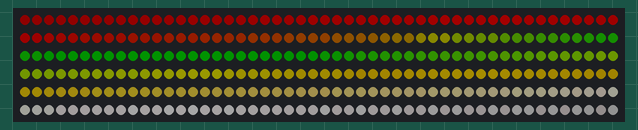
Bench run of a sketch on a simulated Arduino Uno, built with avr-gcc and run on an emulated ATmega328P. Shown: 300 RGB LEDs in strip order, left to right, continuing on the next row. Dim RGB values are drawn brighter than linear.

Above: at 0.05 s.
At 12.06 s:
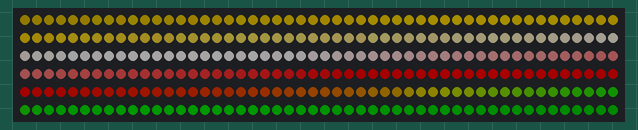
At 19.93 s:
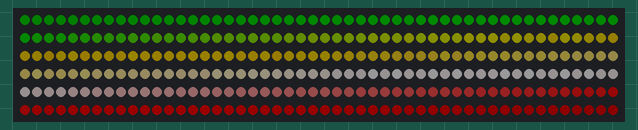
At 39.93 s:
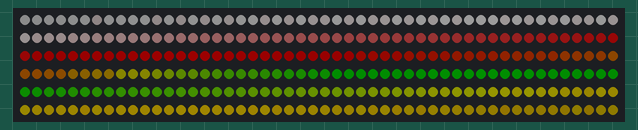

The sketch:

Christmas.ino
```cpp
// FastLEDライブラリをインクルード
#include <FastLED.h>

// --- 基本設定 ---
#define DATA_PIN 6      // ピン番号
#define NUM_LEDS 300    // LEDの数
#define BRIGHTNESS 64  // 最大の明るさ

// --- 色の設定（クリスマスカラー4色） ---
// ちょうど4つの光があるので、4色を循環させます
const CRGB COMMON_COL[] = {
    CRGB::Red,      // 0: 赤
    CRGB::Green,    // 1: 緑
    CRGB::Gold,     // 2: 金
    CRGB::Snow      // 3: 白
};
const int COMMON_COL_SIZE = sizeof(COMMON_COL) / sizeof(COMMON_COL[0]);

// 色が変わる時間（2秒ごとに色が隣へ移動）
#define CHANGETIME 2000

// --- グローバル変数 ---
CRGB leds[NUM_LEDS];

// 光の中心位置（300個を4等分）
int pos1 = 38;
int pos2 = 113;
int pos3 = 188;
int pos4 = 263;

// 光の広がる範囲
#define LIGHT_RADIUS 65

// 色管理用の変数（初期値をズラしています）
unsigned long lastColorChangeTime = 0;
// ここで +1, +2, +3 することで、最初から全員違う色になります
int colorIndexOffset1 = 0;
int colorIndexOffset2 = 1;
int colorIndexOffset3 = 2;
int colorIndexOffset4 = 3;

// --- 初期設定 ---
void setup() {
  FastLED.addLeds<NEOPIXEL, DATA_PIN>(leds, NUM_LEDS);
  FastLED.setBrightness(BRIGHTNESS);
}

// --- メインループ ---
void loop() {
  unsigned long currentMillis = millis();
  FastLED.clear(); // 毎回リセット

  // === 1. 時間で色を更新 ===
  // 一定時間ごとに、全体の色の基準（ベース）を1つ進めます
  // これにより、色が「赤→緑→金→白」と順番に回っていきます
  int baseIndex = (currentMillis / CHANGETIME) % COMMON_COL_SIZE;

  // === 2. 描画処理 ===

  // --- エリア1 ---
  // 色の決定: (基準の時間 + 個別のズレ) を色の数で割った余り
  int idx1 = (baseIndex + colorIndexOffset1) % COMMON_COL_SIZE;
  // 点滅: BPM 40（ゆっくりめ）
  int b1 = beatsin8(60, 40, 255);

  for (int i = 0; i < NUM_LEDS; i++) {
    int dist = abs(i - pos1);
    if (dist < LIGHT_RADIUS) {
      CRGB c = COMMON_COL[idx1];
      int falloff = map(dist, 0, LIGHT_RADIUS, 255, 0); // 中心ほど明るく
      c.nscale8(falloff);
      c.nscale8(b1); // 点滅適用
      leds[i] += c;
    }
  }

  // --- エリア2 ---
  int idx2 = (baseIndex + colorIndexOffset2) % COMMON_COL_SIZE;
  // 点滅: BPM 55（少し速い）
  int b2 = beatsin8(60, 40, 255);

  for (int i = 0; i < NUM_LEDS; i++) {
    int dist = abs(i - pos2);
    if (dist < LIGHT_RADIUS) {
      CRGB c = COMMON_COL[idx2];
      int falloff = map(dist, 0, LIGHT_RADIUS, 255, 0);
      c.nscale8(falloff);
      c.nscale8(b2);
      leds[i] += c;
    }
  }

  // --- エリア3 ---
  int idx3 = (baseIndex + colorIndexOffset3) % COMMON_COL_SIZE;
  // 点滅: BPM 45（普通）
  int b3 = beatsin8(60, 40, 255);

  for (int i = 0; i < NUM_LEDS; i++) {
    int dist = abs(i - pos3);
    if (dist < LIGHT_RADIUS) {
      CRGB c = COMMON_COL[idx3];
      int falloff = map(dist, 0, LIGHT_RADIUS, 255, 0);
      c.nscale8(falloff);
      c.nscale8(b3);
      leds[i] += c;
    }
  }

  // --- エリア4 ---
  int idx4 = (baseIndex + colorIndexOffset4) % COMMON_COL_SIZE;
  // 点滅: BPM 60（速い）
  int b4 = beatsin8(60, 40, 255);

  for (int i = 0; i < NUM_LEDS; i++) {
    int dist = abs(i - pos4);
    if (dist < LIGHT_RADIUS) {
      CRGB c = COMMON_COL[idx4];
      int falloff = map(dist, 0, LIGHT_RADIUS, 255, 0);
      c.nscale8(falloff);
      c.nscale8(b4);
      leds[i] += c;
    }
  }

  FastLED.show();
  delay(10);
}
```
